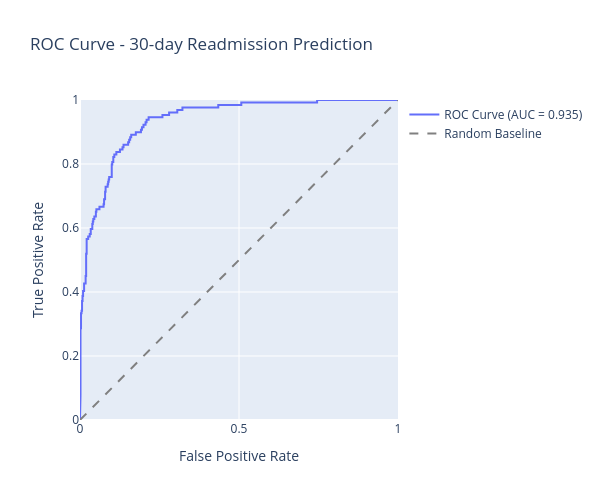

Notebook code cell kept with this figure:
### Code cell
# ROC Curve
from sklearn.metrics import roc_curve

fpr, tpr, thresholds = roc_curve(test_labels, pred_probs)

fig = go.Figure()
fig.add_trace(go.Scatter(
    x=fpr, y=tpr,
    mode='lines',
    name=f'ROC Curve (AUC = {auc:.3f})',
    line=dict(width=2)
))
fig.add_trace(go.Scatter(
    x=[0, 1], y=[0, 1],
    mode='lines',
    name='Random Baseline',
    line=dict(dash='dash', color='gray')
))

fig.update_layout(
    title="ROC Curve - 30-day Readmission Prediction",
    xaxis_title="False Positive Rate",
    yaxis_title="True Positive Rate",
    width=600,
    height=500,
    xaxis=dict(range=[0, 1]),
    yaxis=dict(range=[0, 1])
)
fig.show()
